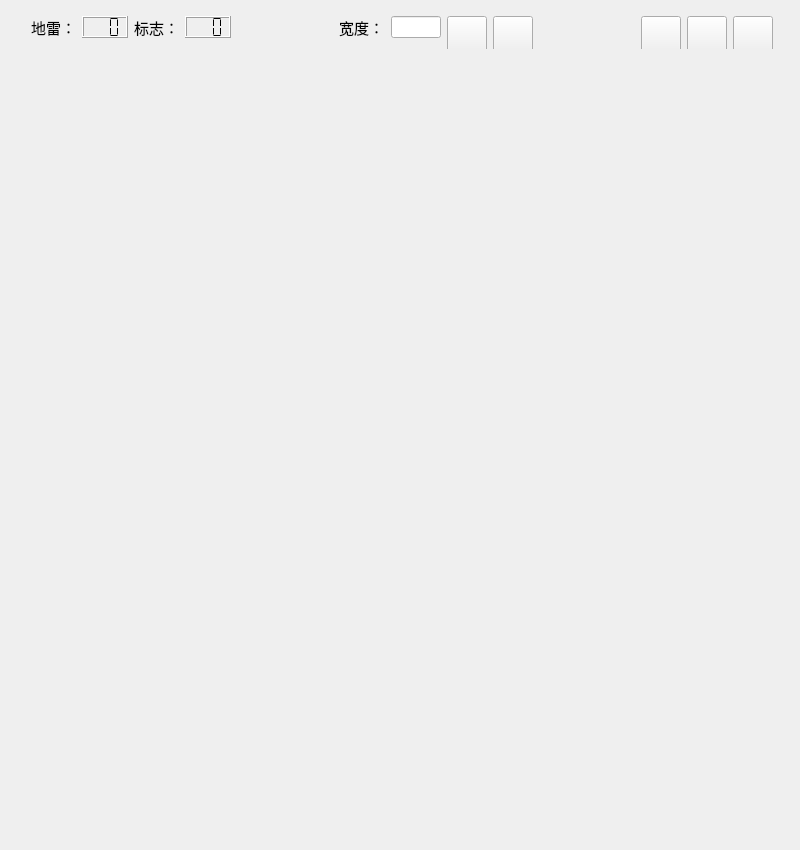
<?xml version="1.0" encoding="UTF-8"?>
<ui version="4.0">
 <class>MainWindow</class>
 <widget class="QMainWindow" name="MainWindow">
  <property name="geometry">
   <rect>
    <x>0</x>
    <y>0</y>
    <width>800</width>
    <height>850</height>
   </rect>
  </property>
  <property name="mouseTracking">
   <bool>true</bool>
  </property>
  <property name="tabletTracking">
   <bool>true</bool>
  </property>
  <property name="focusPolicy">
   <enum>Qt::ClickFocus</enum>
  </property>
  <property name="windowTitle">
   <string>MainWindow</string>
  </property>
  <property name="autoFillBackground">
   <bool>false</bool>
  </property>
  <widget class="QWidget" name="centralWidget">
   <widget class="QWidget" name="layoutWidget">
    <property name="geometry">
     <rect>
      <x>20</x>
      <y>5</y>
      <width>764</width>
      <height>44</height>
     </rect>
    </property>
    <layout class="QHBoxLayout" name="horizontalLayout_5">
     <item>
      <layout class="QHBoxLayout" name="horizontalLayout">
       <item>
        <widget class="QLabel" name="label_2">
         <property name="font">
          <font>
           <family>微软雅黑</family>
           <pointsize>11</pointsize>
           <weight>50</weight>
           <bold>false</bold>
          </font>
         </property>
         <property name="layoutDirection">
          <enum>Qt::LeftToRight</enum>
         </property>
         <property name="autoFillBackground">
          <bool>true</bool>
         </property>
         <property name="text">
          <string>地雷：</string>
         </property>
        </widget>
       </item>
       <item>
        <widget class="QLCDNumber" name="lcd_bombCount">
         <property name="autoFillBackground">
          <bool>true</bool>
         </property>
         <property name="digitCount">
          <number>3</number>
         </property>
         <property name="segmentStyle">
          <enum>QLCDNumber::Flat</enum>
         </property>
        </widget>
       </item>
       <item>
        <widget class="QLabel" name="label_3">
         <property name="font">
          <font>
           <family>微软雅黑</family>
           <pointsize>11</pointsize>
           <weight>50</weight>
           <bold>false</bold>
          </font>
         </property>
         <property name="layoutDirection">
          <enum>Qt::LeftToRight</enum>
         </property>
         <property name="autoFillBackground">
          <bool>true</bool>
         </property>
         <property name="text">
          <string>标志：</string>
         </property>
        </widget>
       </item>
       <item>
        <widget class="QLCDNumber" name="lcd_flagNumber">
         <property name="autoFillBackground">
          <bool>true</bool>
         </property>
         <property name="digitCount">
          <number>3</number>
         </property>
         <property name="segmentStyle">
          <enum>QLCDNumber::Flat</enum>
         </property>
        </widget>
       </item>
      </layout>
     </item>
     <item>
      <spacer name="horizontalSpacer">
       <property name="orientation">
        <enum>Qt::Horizontal</enum>
       </property>
       <property name="sizeHint" stdset="0">
        <size>
         <width>68</width>
         <height>20</height>
        </size>
       </property>
      </spacer>
     </item>
     <item>
      <layout class="QHBoxLayout" name="horizontalLayout_4">
       <item>
        <widget class="QLabel" name="label">
         <property name="sizePolicy">
          <sizepolicy hsizetype="Preferred" vsizetype="Fixed">
           <horstretch>0</horstretch>
           <verstretch>0</verstretch>
          </sizepolicy>
         </property>
         <property name="font">
          <font>
           <family>微软雅黑</family>
           <pointsize>11</pointsize>
           <weight>50</weight>
           <bold>false</bold>
          </font>
         </property>
         <property name="layoutDirection">
          <enum>Qt::RightToLeft</enum>
         </property>
         <property name="autoFillBackground">
          <bool>true</bool>
         </property>
         <property name="text">
          <string>宽度：</string>
         </property>
         <property name="textFormat">
          <enum>Qt::AutoText</enum>
         </property>
         <property name="wordWrap">
          <bool>false</bool>
         </property>
        </widget>
       </item>
       <item>
        <widget class="QLineEdit" name="lineEdit">
         <property name="sizePolicy">
          <sizepolicy hsizetype="Expanding" vsizetype="Fixed">
           <horstretch>0</horstretch>
           <verstretch>0</verstretch>
          </sizepolicy>
         </property>
         <property name="maximumSize">
          <size>
           <width>50</width>
           <height>30</height>
          </size>
         </property>
         <property name="font">
          <font>
           <family>微软雅黑</family>
           <pointsize>11</pointsize>
          </font>
         </property>
         <property name="text">
          <string/>
         </property>
         <property name="maxLength">
          <number>3</number>
         </property>
        </widget>
       </item>
      </layout>
     </item>
     <item>
      <layout class="QHBoxLayout" name="horizontalLayout_2">
       <item>
        <widget class="QPushButton" name="btn_randomMap">
         <property name="minimumSize">
          <size>
           <width>40</width>
           <height>40</height>
          </size>
         </property>
         <property name="font">
          <font>
           <family>Source Code Pro</family>
           <weight>75</weight>
           <bold>true</bold>
          </font>
         </property>
         <property name="toolTip">
          <string>&lt;html&gt;&lt;head/&gt;&lt;body&gt;&lt;p&gt;随机生成地雷&lt;/p&gt;&lt;/body&gt;&lt;/html&gt;</string>
         </property>
         <property name="text">
          <string/>
         </property>
        </widget>
       </item>
       <item>
        <widget class="QPushButton" name="btn_customMap">
         <property name="minimumSize">
          <size>
           <width>40</width>
           <height>40</height>
          </size>
         </property>
         <property name="font">
          <font>
           <family>Source Code Pro</family>
           <weight>75</weight>
           <bold>true</bold>
          </font>
         </property>
         <property name="toolTip">
          <string>&lt;html&gt;&lt;head/&gt;&lt;body&gt;&lt;p&gt;自定义生成地雷&lt;/p&gt;&lt;/body&gt;&lt;/html&gt;</string>
         </property>
         <property name="text">
          <string/>
         </property>
        </widget>
       </item>
      </layout>
     </item>
     <item>
      <spacer name="horizontalSpacer_2">
       <property name="orientation">
        <enum>Qt::Horizontal</enum>
       </property>
       <property name="sizeHint" stdset="0">
        <size>
         <width>40</width>
         <height>20</height>
        </size>
       </property>
      </spacer>
     </item>
     <item>
      <layout class="QHBoxLayout" name="horizontalLayout_3">
       <item>
        <widget class="QPushButton" name="btn_aiMode">
         <property name="minimumSize">
          <size>
           <width>40</width>
           <height>40</height>
          </size>
         </property>
         <property name="font">
          <font>
           <family>Source Code Pro</family>
           <weight>75</weight>
           <bold>true</bold>
          </font>
         </property>
         <property name="toolTip">
          <string>&lt;html&gt;&lt;head/&gt;&lt;body&gt;&lt;p&gt;启动AI&lt;/p&gt;&lt;/body&gt;&lt;/html&gt;</string>
         </property>
         <property name="text">
          <string/>
         </property>
        </widget>
       </item>
       <item>
        <widget class="QPushButton" name="btn_reset">
         <property name="minimumSize">
          <size>
           <width>40</width>
           <height>40</height>
          </size>
         </property>
         <property name="font">
          <font>
           <family>Source Code Pro</family>
           <weight>75</weight>
           <bold>true</bold>
          </font>
         </property>
         <property name="toolTip">
          <string>&lt;html&gt;&lt;head/&gt;&lt;body&gt;&lt;p&gt;重置游戏地图&lt;/p&gt;&lt;/body&gt;&lt;/html&gt;</string>
         </property>
         <property name="text">
          <string/>
         </property>
        </widget>
       </item>
       <item>
        <widget class="QPushButton" name="btn_exit">
         <property name="minimumSize">
          <size>
           <width>40</width>
           <height>40</height>
          </size>
         </property>
         <property name="font">
          <font>
           <family>Source Code Pro</family>
           <weight>75</weight>
           <bold>true</bold>
          </font>
         </property>
         <property name="toolTip">
          <string>&lt;html&gt;&lt;head/&gt;&lt;body&gt;&lt;p&gt;退出游戏&lt;/p&gt;&lt;/body&gt;&lt;/html&gt;</string>
         </property>
         <property name="text">
          <string/>
         </property>
        </widget>
       </item>
      </layout>
     </item>
    </layout>
   </widget>
  </widget>
 </widget>
 <layoutdefault spacing="6" margin="11"/>
 <resources/>
 <connections/>
</ui>
